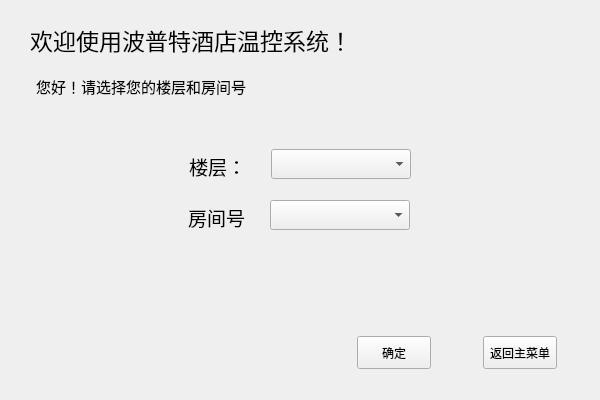
<?xml version="1.0" encoding="UTF-8"?>
<ui version="4.0">
 <class>Form</class>
 <widget class="QWidget" name="Form">
  <property name="geometry">
   <rect>
    <x>0</x>
    <y>0</y>
    <width>600</width>
    <height>400</height>
   </rect>
  </property>
  <property name="minimumSize">
   <size>
    <width>600</width>
    <height>400</height>
   </size>
  </property>
  <property name="maximumSize">
   <size>
    <width>600</width>
    <height>400</height>
   </size>
  </property>
  <property name="windowTitle">
   <string>波普特酒店温控系统</string>
  </property>
  <property name="toolTipDuration">
   <number>-1</number>
  </property>
  <widget class="QComboBox" name="comboBox_floor">
   <property name="geometry">
    <rect>
     <x>271</x>
     <y>149</y>
     <width>140</width>
     <height>30</height>
    </rect>
   </property>
   <property name="font">
    <font>
     <pointsize>11</pointsize>
    </font>
   </property>
  </widget>
  <widget class="QLabel" name="label_title">
   <property name="geometry">
    <rect>
     <x>30</x>
     <y>20</y>
     <width>500</width>
     <height>40</height>
    </rect>
   </property>
   <property name="sizePolicy">
    <sizepolicy hsizetype="Expanding" vsizetype="Expanding">
     <horstretch>0</horstretch>
     <verstretch>0</verstretch>
    </sizepolicy>
   </property>
   <property name="font">
    <font>
     <pointsize>17</pointsize>
    </font>
   </property>
   <property name="text">
    <string>欢迎使用波普特酒店温控系统！</string>
   </property>
  </widget>
  <widget class="QLabel" name="label_floor">
   <property name="geometry">
    <rect>
     <x>189</x>
     <y>154</y>
     <width>61</width>
     <height>24</height>
    </rect>
   </property>
   <property name="font">
    <font>
     <pointsize>14</pointsize>
    </font>
   </property>
   <property name="text">
    <string>楼层：</string>
   </property>
  </widget>
  <widget class="QLabel" name="label_room">
   <property name="geometry">
    <rect>
     <x>188</x>
     <y>205</y>
     <width>61</width>
     <height>24</height>
    </rect>
   </property>
   <property name="font">
    <font>
     <pointsize>14</pointsize>
    </font>
   </property>
   <property name="text">
    <string>房间号</string>
   </property>
  </widget>
  <widget class="QComboBox" name="comboBox_room">
   <property name="geometry">
    <rect>
     <x>270</x>
     <y>200</y>
     <width>140</width>
     <height>30</height>
    </rect>
   </property>
   <property name="font">
    <font>
     <pointsize>11</pointsize>
    </font>
   </property>
   <property name="toolTipDuration">
    <number>-4</number>
   </property>
   <property name="currentIndex">
    <number>-1</number>
   </property>
  </widget>
  <widget class="QLabel" name="label_hello">
   <property name="geometry">
    <rect>
     <x>36</x>
     <y>71</y>
     <width>234</width>
     <height>30</height>
    </rect>
   </property>
   <property name="font">
    <font>
     <pointsize>11</pointsize>
    </font>
   </property>
   <property name="text">
    <string>您好！请选择您的楼层和房间号</string>
   </property>
  </widget>
  <widget class="QPushButton" name="pushButton_return">
   <property name="geometry">
    <rect>
     <x>483</x>
     <y>336</y>
     <width>74</width>
     <height>33</height>
    </rect>
   </property>
   <property name="text">
    <string>返回主菜单</string>
   </property>
  </widget>
  <widget class="QPushButton" name="pushButton_ok">
   <property name="geometry">
    <rect>
     <x>357</x>
     <y>336</y>
     <width>74</width>
     <height>33</height>
    </rect>
   </property>
   <property name="text">
    <string>确定</string>
   </property>
  </widget>
 </widget>
 <resources/>
 <connections>
  <connection>
   <sender>comboBox_floor</sender>
   <signal>activated(int)</signal>
   <receiver>comboBox_room</receiver>
   <slot>setCurrentIndex(int)</slot>
   <hints>
    <hint type="sourcelabel">
     <x>238</x>
     <y>128</y>
    </hint>
    <hint type="destinationlabel">
     <x>238</x>
     <y>179</y>
    </hint>
   </hints>
  </connection>
 </connections>
</ui>
